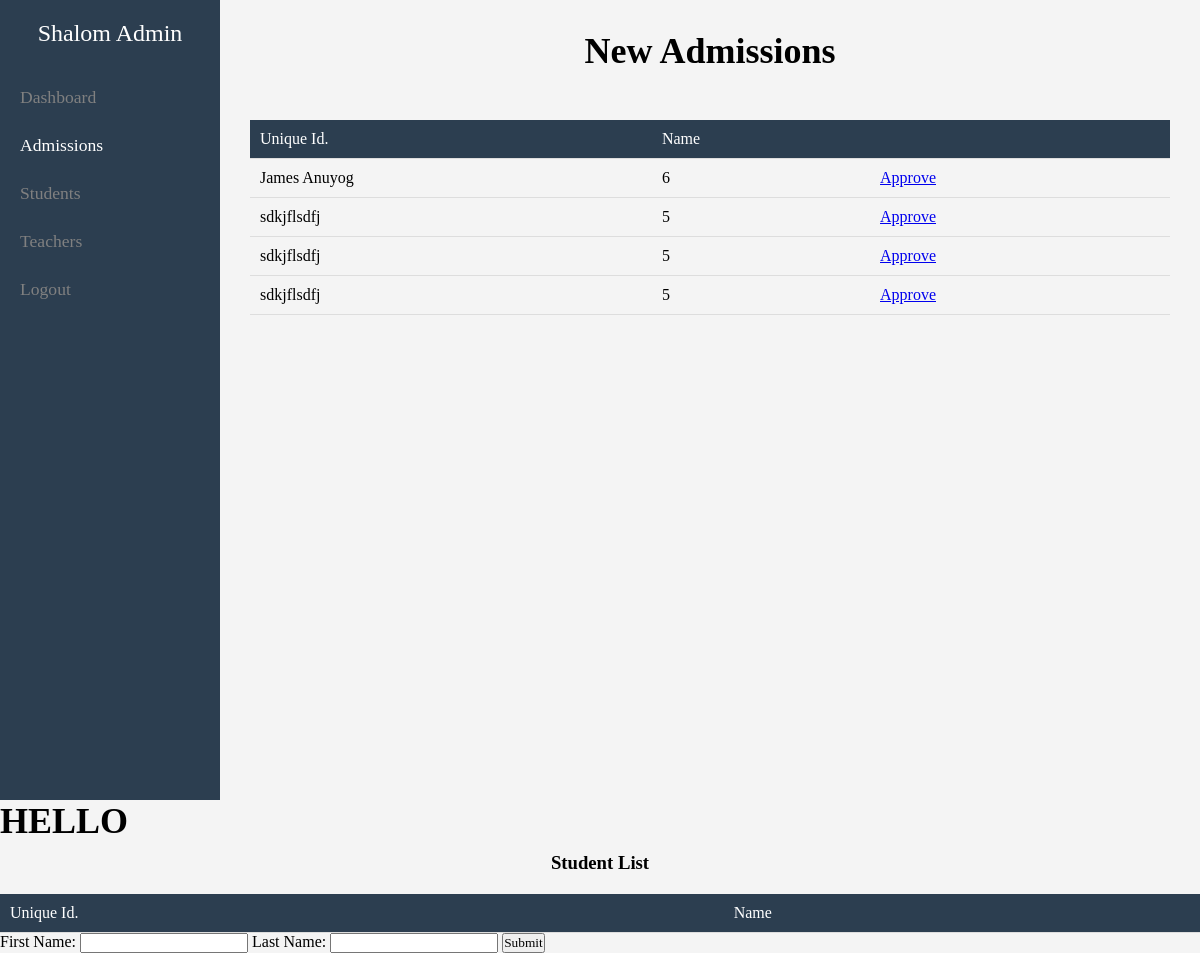
/administrator/adminpage/admission/, run on an earlier commit of the app's database.
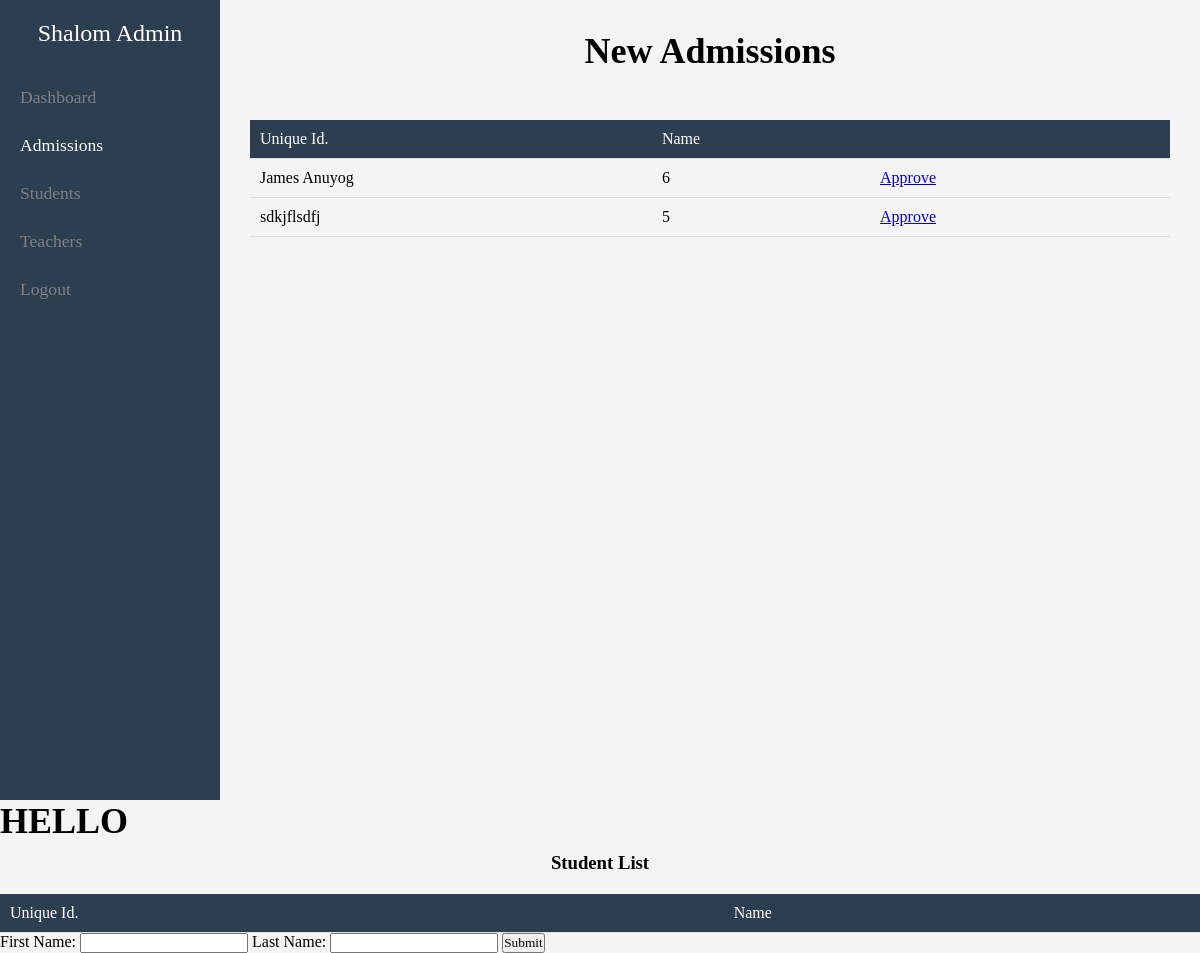
And on a later commit of the database.
### school/models.py (models this page shows, shortened)
class Admission(models.Model):
    class_admission = models.CharField(max_length=2)
    name = models.CharField(max_length=100)
    dob = models.DateField(max_length=8)
    gender = models.CharField(max_length=4)
    place_of_birth = models.CharField(max_length=100)
    nationality  = models.CharField(max_length=50)
    p_number  = models.CharField(max_length=10)
    aadhaar  = models.CharField(max_length=12)
    bpl  = models.CharField(max_length=3)
    father_name   = models.CharField(max_length=50)
    father_number = models.CharField(max_length=10)
    father_occupation  = models.CharField(max_length=50)
    mother_name  = models.CharField(max_length=50)
    mother_number = models.CharField(max_length=10)
    mother_occupation = models.CharField(max_length=50)
    income = models.CharField(max_length=12)
    sibling_name1 = models.CharField(max_length=50)
    sibling_class1 = models.CharField(max_length=50)
    sibling_relation1 = models.CharField(max_length=50)
    address = models.CharField(max_length=50)
    distance = models.CharField(max_length=50)
    city = models.CharField(max_length=50)
    district = models.CharField(max_length=50)
    state = models.CharField(max_length=50)
    pincode = models.CharField(max_length=50)
    religion = models.CharField(max_length=50)
    category = models.CharField(max_length=50)

### administrator/views.py (the view)
# urls.py: path('adminpage/admission/', views.admission_dash, name="admission_dash"),
def admission_dash(request):
    admission = Admission.objects.all
    return render(request, 'admission_page.html', {'admission': admission})

### administrator/templates/admission_page.html (shortened to what this page needs)
<!DOCTYPE html>
<html lang="en">
<head>
    <link rel="stylesheet" href="style.css">
</head>
<body>
    <div class="container">
        <aside class="sidebar">
            <h2>Shalom Admin</h2>
            <ul>
                <li ><a href="{% url 'adminpage' %}" >Dashboard</a></li>
          <li><a href="{% url 'admission_dash' %}"class="main_file">Admissions</a></li>
          <li><a href="{% url 'student' %}">Students</a></li>
                <li><a href="{% url 'teacher' %}">Teachers</a></li>
                <li><a href="{% url 'logout' %}">Logout</a></li>
            </ul>
        </aside>
        <main class="main-content">
            <header>
                <h1>New Admissions</h1>
            </header>
    <table>
        <tr>
            <th>Unique Id.</th>
            <th>Name</th>
            <th></th>
        </tr>
        {% for student in admission %}
        <tr>
            <td>{{ student.name }}</td>
            <td>{{ student.class_admission }}</td>
            <td> <a href="{% url 'approve_admission' student.id %}" class="btn btn-success">Approve</a>
            </td>
        </tr>
        {% endfor %}
    </table>
        </main>
    </div>
</body>
</html>
<h1>HELLO</h1>
    <h3>Student List </h3>
    <table>
        <tr>
            <th>Unique Id.</th>
            <th>Name</th>
        </tr>
    </table>
<form action="#" method="post" action={% url 'adminpage' %}>
            <label for="fname">First Name:</label>
            <input type="text" id="fname" name="fname" required>
            <label for="lname">Last Name:</label>
            <input type="text" id="lname" name="lname" required>
            <button type="submit">Submit</button>

What changed in the data, as far as the page shows it:
removed Admission: name "sdkjflsdfj", class_admission "5"
removed Admission: name "sdkjflsdfj", class_admission "5"
